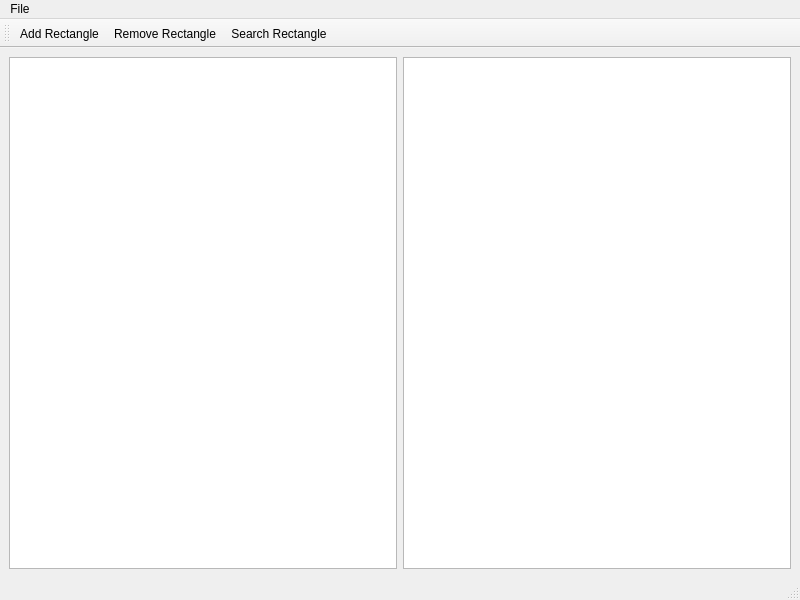
<?xml version="1.0" encoding="UTF-8"?>
<ui version="4.0">
 <class>MyMainWindow</class>
 <widget class="QMainWindow" name="MyMainWindow">
  <property name="geometry">
   <rect>
    <x>0</x>
    <y>0</y>
    <width>800</width>
    <height>600</height>
   </rect>
  </property>
  <property name="windowTitle">
   <string>MainWindow</string>
  </property>
  <widget class="QWidget" name="centralwidget">
   <layout class="QHBoxLayout" name="horizontalLayout">
    <item>
     <widget class="RectView" name="rectview"/>
    </item>
    <item>
     <widget class="RTreeView" name="rtreeview"/>
    </item>
   </layout>
  </widget>
  <widget class="QMenuBar" name="menubar">
   <property name="geometry">
    <rect>
     <x>0</x>
     <y>0</y>
     <width>800</width>
     <height>20</height>
    </rect>
   </property>
   <widget class="QMenu" name="menuFile">
    <property name="title">
     <string>File</string>
    </property>
    <addaction name="actionQuit"/>
   </widget>
   <addaction name="menuFile"/>
  </widget>
  <widget class="QStatusBar" name="statusbar"/>
  <widget class="QToolBar" name="toolBar">
   <property name="windowTitle">
    <string>toolBar</string>
   </property>
   <attribute name="toolBarArea">
    <enum>TopToolBarArea</enum>
   </attribute>
   <attribute name="toolBarBreak">
    <bool>false</bool>
   </attribute>
   <addaction name="actionAddRectangle"/>
   <addaction name="actionRemoveRectangle"/>
   <addaction name="actionSearchRect"/>
  </widget>
  <action name="actionQuit">
   <property name="text">
    <string>Quit</string>
   </property>
  </action>
  <action name="actionAddRectangle">
   <property name="checkable">
    <bool>true</bool>
   </property>
   <property name="text">
    <string>Add Rectangle</string>
   </property>
  </action>
  <action name="actionRemoveRectangle">
   <property name="checkable">
    <bool>true</bool>
   </property>
   <property name="text">
    <string>Remove Rectangle</string>
   </property>
  </action>
  <action name="actionSearchRect">
   <property name="checkable">
    <bool>true</bool>
   </property>
   <property name="text">
    <string>Search Rectangle</string>
   </property>
  </action>
 </widget>
 <customwidgets>
  <customwidget>
   <class>RectView</class>
   <extends>QGraphicsView</extends>
   <header>views.h</header>
  </customwidget>
  <customwidget>
   <class>RTreeView</class>
   <extends>QGraphicsView</extends>
   <header>views.h</header>
  </customwidget>
 </customwidgets>
 <resources/>
 <connections/>
</ui>
